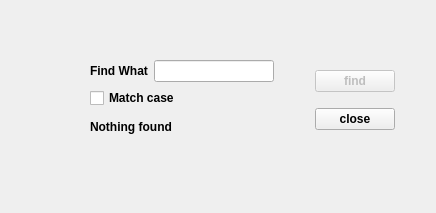
<?xml version="1.0" encoding="UTF-8"?>
<ui version="4.0">
 <class>search_dialog</class>
 <widget class="QDialog" name="search_dialog">
  <property name="geometry">
   <rect>
    <x>0</x>
    <y>0</y>
    <width>436</width>
    <height>213</height>
   </rect>
  </property>
  <property name="font">
   <font>
    <weight>75</weight>
    <bold>true</bold>
   </font>
  </property>
  <property name="windowTitle">
   <string>Find</string>
  </property>
  <widget class="QWidget" name="horizontalLayoutWidget_2">
   <property name="geometry">
    <rect>
     <x>90</x>
     <y>60</y>
     <width>305</width>
     <height>80</height>
    </rect>
   </property>
   <layout class="QHBoxLayout" name="horizontalLayout_2">
    <item>
     <layout class="QVBoxLayout" name="verticalLayout_2">
      <item>
       <layout class="QHBoxLayout" name="horizontalLayout">
        <item>
         <widget class="QLabel" name="label">
          <property name="font">
           <font>
            <weight>75</weight>
            <bold>true</bold>
           </font>
          </property>
          <property name="text">
           <string>Find What</string>
          </property>
         </widget>
        </item>
        <item>
         <widget class="QLineEdit" name="lineEdit"/>
        </item>
       </layout>
      </item>
      <item>
       <widget class="QCheckBox" name="checkBox">
        <property name="enabled">
         <bool>true</bool>
        </property>
        <property name="font">
         <font>
          <weight>75</weight>
          <bold>true</bold>
         </font>
        </property>
        <property name="text">
         <string>Match case</string>
        </property>
       </widget>
      </item>
      <item>
       <widget class="QLabel" name="error_label">
        <property name="enabled">
         <bool>true</bool>
        </property>
        <property name="text">
         <string>Nothing found</string>
        </property>
       </widget>
      </item>
     </layout>
    </item>
    <item>
     <spacer name="horizontalSpacer">
      <property name="orientation">
       <enum>Qt::Horizontal</enum>
      </property>
      <property name="sizeHint" stdset="0">
       <size>
        <width>40</width>
        <height>20</height>
       </size>
      </property>
     </spacer>
    </item>
    <item>
     <layout class="QVBoxLayout" name="verticalLayout">
      <item>
       <widget class="QPushButton" name="find_button">
        <property name="enabled">
         <bool>false</bool>
        </property>
        <property name="font">
         <font>
          <weight>75</weight>
          <bold>true</bold>
         </font>
        </property>
        <property name="text">
         <string>find</string>
        </property>
       </widget>
      </item>
      <item>
       <widget class="QPushButton" name="close">
        <property name="font">
         <font>
          <weight>75</weight>
          <bold>true</bold>
         </font>
        </property>
        <property name="text">
         <string>close</string>
        </property>
       </widget>
      </item>
     </layout>
    </item>
   </layout>
  </widget>
 </widget>
 <resources/>
 <connections>
  <connection>
   <sender>close</sender>
   <signal>clicked()</signal>
   <receiver>search_dialog</receiver>
   <slot>close()</slot>
   <hints>
    <hint type="sourcelabel">
     <x>426</x>
     <y>113</y>
    </hint>
    <hint type="destinationlabel">
     <x>494</x>
     <y>261</y>
    </hint>
   </hints>
  </connection>
 </connections>
</ui>
